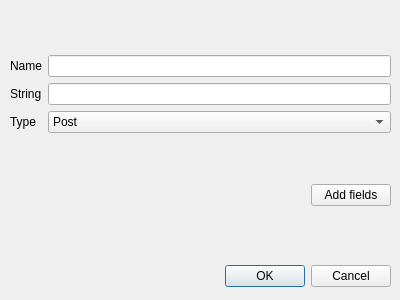
<?xml version="1.0" encoding="UTF-8"?>
<ui version="4.0">
 <class>Dialog</class>
 <widget class="QDialog" name="Dialog">
  <property name="geometry">
   <rect>
    <x>0</x>
    <y>0</y>
    <width>400</width>
    <height>300</height>
   </rect>
  </property>
  <property name="windowTitle">
   <string>Dialog</string>
  </property>
  <widget class="QDialogButtonBox" name="Save">
   <property name="geometry">
    <rect>
     <x>190</x>
     <y>260</y>
     <width>201</width>
     <height>32</height>
    </rect>
   </property>
   <property name="orientation">
    <enum>Qt::Horizontal</enum>
   </property>
   <property name="standardButtons">
    <set>QDialogButtonBox::Cancel|QDialogButtonBox::Ok</set>
   </property>
  </widget>
  <widget class="QWidget" name="">
   <property name="geometry">
    <rect>
     <x>10</x>
     <y>10</y>
     <width>381</width>
     <height>241</height>
    </rect>
   </property>
   <layout class="QVBoxLayout" name="verticalLayout_3">
    <item>
     <layout class="QHBoxLayout" name="horizontalLayout">
      <item>
       <layout class="QVBoxLayout" name="verticalLayout_2">
        <item>
         <widget class="QLabel" name="label">
          <property name="text">
           <string>Name</string>
          </property>
         </widget>
        </item>
        <item>
         <widget class="QLabel" name="label_2">
          <property name="text">
           <string>String</string>
          </property>
         </widget>
        </item>
        <item>
         <widget class="QLabel" name="label_3">
          <property name="text">
           <string>Type</string>
          </property>
         </widget>
        </item>
       </layout>
      </item>
      <item>
       <layout class="QVBoxLayout" name="verticalLayout">
        <item>
         <widget class="QLineEdit" name="lineEdit"/>
        </item>
        <item>
         <widget class="QLineEdit" name="lineEdit_2"/>
        </item>
        <item>
         <widget class="QComboBox" name="comboBox">
          <item>
           <property name="text">
            <string>Post</string>
           </property>
          </item>
          <item>
           <property name="text">
            <string>Get</string>
           </property>
          </item>
         </widget>
        </item>
       </layout>
      </item>
     </layout>
    </item>
    <item>
     <layout class="QHBoxLayout" name="horizontalLayout_2">
      <item>
       <spacer name="horizontalSpacer">
        <property name="orientation">
         <enum>Qt::Horizontal</enum>
        </property>
        <property name="sizeHint" stdset="0">
         <size>
          <width>40</width>
          <height>20</height>
         </size>
        </property>
       </spacer>
      </item>
      <item>
       <widget class="QPushButton" name="pushButton">
        <property name="text">
         <string>Add fields</string>
        </property>
       </widget>
      </item>
     </layout>
    </item>
   </layout>
  </widget>
 </widget>
 <resources/>
 <connections>
  <connection>
   <sender>Save</sender>
   <signal>accepted()</signal>
   <receiver>Dialog</receiver>
   <slot>accept()</slot>
   <hints>
    <hint type="sourcelabel">
     <x>248</x>
     <y>254</y>
    </hint>
    <hint type="destinationlabel">
     <x>157</x>
     <y>274</y>
    </hint>
   </hints>
  </connection>
  <connection>
   <sender>Save</sender>
   <signal>rejected()</signal>
   <receiver>Dialog</receiver>
   <slot>reject()</slot>
   <hints>
    <hint type="sourcelabel">
     <x>316</x>
     <y>260</y>
    </hint>
    <hint type="destinationlabel">
     <x>286</x>
     <y>274</y>
    </hint>
   </hints>
  </connection>
 </connections>
</ui>
